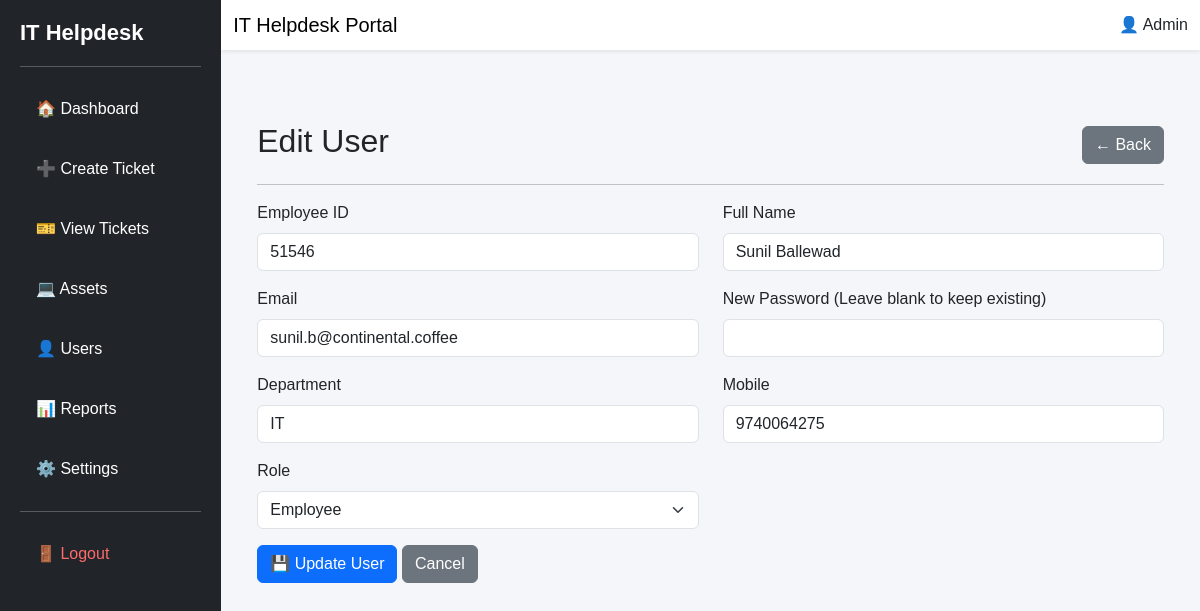
The page /users/edit/2 (signed in) on the database as committed earlier.
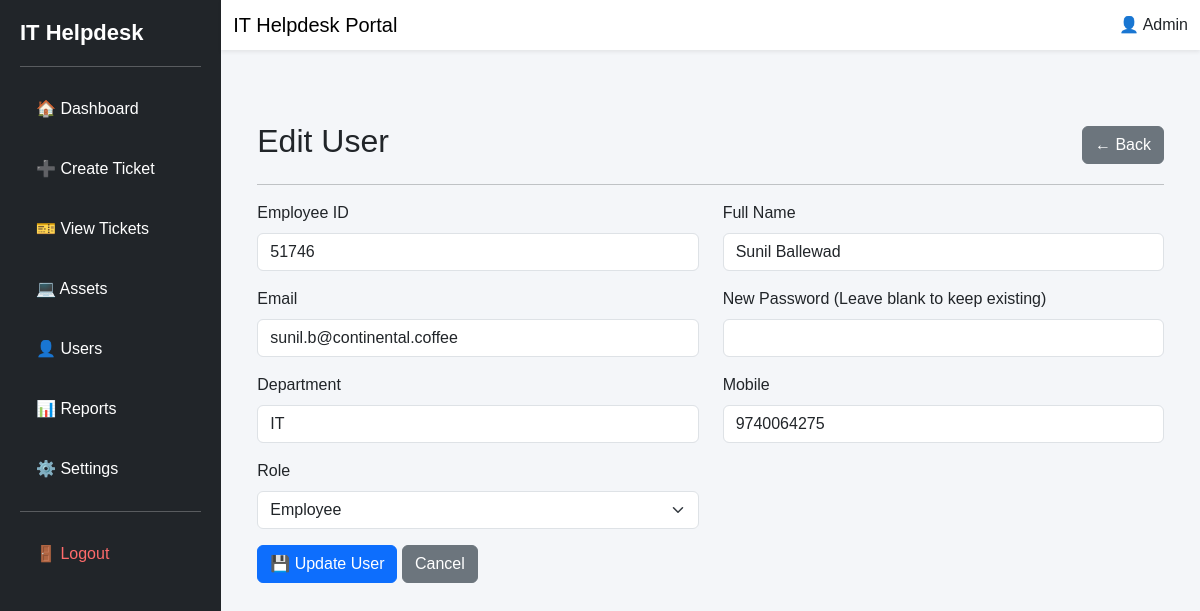
The same page on the database as committed later.
### models.py (models this page shows, shortened)
class User(UserMixin, db.Model):
    __tablename__ = "users"
    id = db.Column(db.Integer, primary_key=True)
    employee_id = db.Column(db.String(20), unique=True, nullable=False)
    name = db.Column(db.String(100), nullable=False)
    email = db.Column(db.String(120), unique=True, nullable=False)
    password = db.Column(db.String(255), nullable=False)
    role = db.Column(db.String(20), nullable=False, default="Employee")
    department = db.Column(db.String(100))
    mobile = db.Column(db.String(20))
    is_active = db.Column(db.Boolean, default=True)

### routes/users.py (the view, shortened to what this page needs)
@users.route("/users/edit/<int:id>", methods=["GET", "POST"])
@admin_required
def edit_user(id):
    user = User.query.get_or_404(id)
    return render_template(
        "edit_user.html",
        user=user,
    )

### app.py (called while the page is built)
@login_manager.user_loader
def load_user(user_id):
    return User.query.get(int(user_id))

### routes/users.py (called while the page is built)
def admin_required(f):
    @wraps(f)
    @login_required
    def decorated_function(*args, **kwargs):
        if current_user.role != "Admin":
            abort(403)
        return f(*args, **kwargs)
    return decorated_function

### templates/edit_user.html (shortened to what this page needs)
{% extends "base.html" %}
{% block content %}
<div class="container mt-5">
    <div class="d-flex justify-content-between align-items-center mb-3">
        <h2>Edit User</h2>
        <a href="{{ url_for('users.view_users') }}" class="btn btn-secondary">
            ← Back
        </a>
    </div>
    <hr>
    <form method="POST">
        <div class="row">
            <div class="col-md-6 mb-3">
                <label class="form-label">Employee ID</label>
                <input type="text"
                       name="employee_id"
                       class="form-control"
                       value="{{ user.employee_id }}"
                       required>
            </div>
            <div class="col-md-6 mb-3">
                <label class="form-label">Full Name</label>
                <input type="text"
                       name="name"
                       class="form-control"
                       value="{{ user.name }}"
                       required>
            </div>
            <div class="col-md-6 mb-3">
                <label class="form-label">Email</label>
                <input type="email"
                       name="email"
                       class="form-control"
                       value="{{ user.email }}"
                       required>
            </div>
            <div class="col-md-6 mb-3">
                <label class="form-label">
                    New Password (Leave blank to keep existing)
                </label>
                <input type="password"
                       name="password"
                       class="form-control">
            </div>
            <div class="col-md-6 mb-3">
                <label class="form-label">Department</label>
                <input type="text"
                       name="department"
                       class="form-control"
                       value="{{ user.department }}">
            </div>
            <div class="col-md-6 mb-3">
                <label class="form-label">Mobile</label>
                <input type="text"
                       name="mobile"
                       class="form-control"
                       value="{{ user.mobile }}">
            </div>
            <div class="col-md-6 mb-3">
                <label class="form-label">Role</label>
                <select name="role" class="form-select">
                    <option value="Employee"
                        {% if user.role == "Employee" %}selected{% endif %}>
                        Employee
                    </option>
                </select>
            </div>
        </div>
        <button type="submit" class="btn btn-primary">
            💾 Update User
        </button>
        <a href="{{ url_for('users.view_users') }}"
           class="btn btn-secondary">
            Cancel
        </a>
    </form>
</div>
{% endblock %}

Rows that differ between the two databases and show on the page:
changed User "Sunil Ballewad": employee_id "51546" → "51746"
